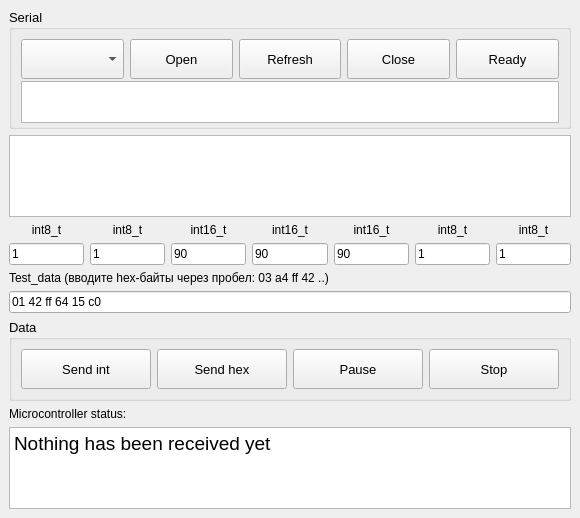
<?xml version="1.0" encoding="UTF-8"?>
<ui version="4.0">
 <class>MainWindow</class>
 <widget class="QMainWindow" name="MainWindow">
  <property name="geometry">
   <rect>
    <x>0</x>
    <y>0</y>
    <width>580</width>
    <height>518</height>
   </rect>
  </property>
  <property name="windowTitle">
   <string>MainWindow</string>
  </property>
  <widget class="QWidget" name="centralwidget">
   <layout class="QVBoxLayout" name="verticalLayout_4">
    <item>
     <layout class="QVBoxLayout" name="verticalLayout_2">
      <item>
       <layout class="QVBoxLayout" name="verticalLayout_9">
        <item>
         <widget class="QGroupBox" name="groupBox">
          <property name="maximumSize">
           <size>
            <width>16777215</width>
            <height>120</height>
           </size>
          </property>
          <property name="font">
           <font>
            <pointsize>10</pointsize>
           </font>
          </property>
          <property name="title">
           <string>Serial</string>
          </property>
          <layout class="QVBoxLayout" name="verticalLayout_7">
           <item>
            <layout class="QHBoxLayout" name="horizontalLayout_8">
             <item>
              <widget class="QComboBox" name="serial_combobox">
               <property name="minimumSize">
                <size>
                 <width>100</width>
                 <height>40</height>
                </size>
               </property>
               <property name="layoutDirection">
                <enum>Qt::LeftToRight</enum>
               </property>
              </widget>
             </item>
             <item>
              <widget class="QPushButton" name="open_serial">
               <property name="minimumSize">
                <size>
                 <width>100</width>
                 <height>40</height>
                </size>
               </property>
               <property name="font">
                <font>
                 <pointsize>10</pointsize>
                </font>
               </property>
               <property name="text">
                <string>Open</string>
               </property>
              </widget>
             </item>
             <item>
              <widget class="QPushButton" name="refresh_serial">
               <property name="minimumSize">
                <size>
                 <width>100</width>
                 <height>40</height>
                </size>
               </property>
               <property name="font">
                <font>
                 <pointsize>10</pointsize>
                </font>
               </property>
               <property name="text">
                <string>Refresh</string>
               </property>
              </widget>
             </item>
             <item>
              <widget class="QPushButton" name="close_serial">
               <property name="enabled">
                <bool>true</bool>
               </property>
               <property name="minimumSize">
                <size>
                 <width>100</width>
                 <height>40</height>
                </size>
               </property>
               <property name="font">
                <font>
                 <pointsize>10</pointsize>
                </font>
               </property>
               <property name="text">
                <string>Close</string>
               </property>
              </widget>
             </item>
             <item>
              <widget class="QPushButton" name="ready_send_data">
               <property name="minimumSize">
                <size>
                 <width>100</width>
                 <height>40</height>
                </size>
               </property>
               <property name="text">
                <string>Ready</string>
               </property>
              </widget>
             </item>
            </layout>
           </item>
           <item>
            <widget class="QTextEdit" name="text_status_serial">
             <property name="minimumSize">
              <size>
               <width>520</width>
               <height>42</height>
              </size>
             </property>
             <property name="font">
              <font>
               <pointsize>14</pointsize>
              </font>
             </property>
            </widget>
           </item>
          </layout>
         </widget>
        </item>
        <item>
         <widget class="QTextEdit" name="text_status_data">
          <property name="minimumSize">
           <size>
            <width>520</width>
            <height>42</height>
           </size>
          </property>
          <property name="font">
           <font>
            <pointsize>14</pointsize>
           </font>
          </property>
         </widget>
        </item>
        <item>
         <layout class="QVBoxLayout" name="verticalLayout_3">
          <item>
           <layout class="QHBoxLayout" name="horizontalLayout_2">
            <item>
             <widget class="QLabel" name="label">
              <property name="text">
               <string>int8_t</string>
              </property>
              <property name="alignment">
               <set>Qt::AlignCenter</set>
              </property>
             </widget>
            </item>
            <item>
             <widget class="QLabel" name="label_2">
              <property name="text">
               <string>int8_t</string>
              </property>
              <property name="alignment">
               <set>Qt::AlignCenter</set>
              </property>
             </widget>
            </item>
            <item>
             <widget class="QLabel" name="label_3">
              <property name="text">
               <string>int16_t</string>
              </property>
              <property name="alignment">
               <set>Qt::AlignCenter</set>
              </property>
             </widget>
            </item>
            <item>
             <widget class="QLabel" name="label_4">
              <property name="text">
               <string>int16_t</string>
              </property>
              <property name="alignment">
               <set>Qt::AlignCenter</set>
              </property>
             </widget>
            </item>
            <item>
             <widget class="QLabel" name="label_5">
              <property name="text">
               <string>int16_t</string>
              </property>
              <property name="alignment">
               <set>Qt::AlignCenter</set>
              </property>
             </widget>
            </item>
            <item>
             <widget class="QLabel" name="label_6">
              <property name="text">
               <string>int8_t</string>
              </property>
              <property name="alignment">
               <set>Qt::AlignCenter</set>
              </property>
             </widget>
            </item>
            <item>
             <widget class="QLabel" name="label_7">
              <property name="text">
               <string>int8_t</string>
              </property>
              <property name="alignment">
               <set>Qt::AlignCenter</set>
              </property>
             </widget>
            </item>
           </layout>
          </item>
          <item>
           <layout class="QHBoxLayout" name="horizontalLayout">
            <item>
             <widget class="QLineEdit" name="lineEdit_0">
              <property name="text">
               <string>1</string>
              </property>
             </widget>
            </item>
            <item>
             <widget class="QLineEdit" name="lineEdit_1">
              <property name="text">
               <string>1</string>
              </property>
             </widget>
            </item>
            <item>
             <widget class="QLineEdit" name="lineEdit_2">
              <property name="text">
               <string>90</string>
              </property>
             </widget>
            </item>
            <item>
             <widget class="QLineEdit" name="lineEdit_3">
              <property name="text">
               <string>90</string>
              </property>
             </widget>
            </item>
            <item>
             <widget class="QLineEdit" name="lineEdit_4">
              <property name="text">
               <string>90</string>
              </property>
             </widget>
            </item>
            <item>
             <widget class="QLineEdit" name="lineEdit_5">
              <property name="text">
               <string>1</string>
              </property>
             </widget>
            </item>
            <item>
             <widget class="QLineEdit" name="lineEdit_6">
              <property name="text">
               <string>1</string>
              </property>
             </widget>
            </item>
           </layout>
          </item>
         </layout>
        </item>
       </layout>
      </item>
      <item>
       <widget class="QLabel" name="label_8">
        <property name="text">
         <string>Test_data (вводите hex-байты через пробел: 03 a4 ff 42 ..)</string>
        </property>
       </widget>
      </item>
      <item>
       <widget class="QLineEdit" name="lineEdit">
        <property name="text">
         <string>01 42 ff 64 15 c0</string>
        </property>
       </widget>
      </item>
      <item>
       <layout class="QVBoxLayout" name="verticalLayout">
        <item>
         <widget class="QGroupBox" name="groupBox_2">
          <property name="maximumSize">
           <size>
            <width>16777215</width>
            <height>120</height>
           </size>
          </property>
          <property name="font">
           <font>
            <pointsize>10</pointsize>
           </font>
          </property>
          <property name="title">
           <string>Data</string>
          </property>
          <layout class="QVBoxLayout" name="verticalLayout_8">
           <item>
            <layout class="QHBoxLayout" name="horizontalLayout_9">
             <item>
              <widget class="QPushButton" name="send_data">
               <property name="minimumSize">
                <size>
                 <width>80</width>
                 <height>40</height>
                </size>
               </property>
               <property name="font">
                <font>
                 <pointsize>10</pointsize>
                </font>
               </property>
               <property name="text">
                <string>Send int</string>
               </property>
              </widget>
             </item>
             <item>
              <widget class="QPushButton" name="send_test_data">
               <property name="minimumSize">
                <size>
                 <width>80</width>
                 <height>40</height>
                </size>
               </property>
               <property name="text">
                <string>Send hex</string>
               </property>
              </widget>
             </item>
             <item>
              <widget class="QPushButton" name="pause_data">
               <property name="minimumSize">
                <size>
                 <width>80</width>
                 <height>40</height>
                </size>
               </property>
               <property name="font">
                <font>
                 <pointsize>10</pointsize>
                </font>
               </property>
               <property name="text">
                <string>Pause</string>
               </property>
              </widget>
             </item>
             <item>
              <widget class="QPushButton" name="stop_data">
               <property name="minimumSize">
                <size>
                 <width>80</width>
                 <height>40</height>
                </size>
               </property>
               <property name="font">
                <font>
                 <pointsize>10</pointsize>
                </font>
               </property>
               <property name="text">
                <string>Stop</string>
               </property>
              </widget>
             </item>
            </layout>
           </item>
          </layout>
         </widget>
        </item>
       </layout>
      </item>
      <item>
       <widget class="QLabel" name="label_9">
        <property name="text">
         <string>Microcontroller status:</string>
        </property>
       </widget>
      </item>
      <item>
       <widget class="QTextEdit" name="textEdit_status">
        <property name="font">
         <font>
          <pointsize>14</pointsize>
         </font>
        </property>
        <property name="html">
         <string>&lt;!DOCTYPE HTML PUBLIC &quot;-//W3C//DTD HTML 4.0//EN&quot; &quot;http://www.w3.org/TR/REC-html40/strict.dtd&quot;&gt;
&lt;html&gt;&lt;head&gt;&lt;meta name=&quot;qrichtext&quot; content=&quot;1&quot; /&gt;&lt;style type=&quot;text/css&quot;&gt;
p, li { white-space: pre-wrap; }
&lt;/style&gt;&lt;/head&gt;&lt;body style=&quot; font-family:'MS Shell Dlg 2'; font-size:14pt; font-weight:400; font-style:normal;&quot;&gt;
&lt;p style=&quot; margin-top:0px; margin-bottom:0px; margin-left:0px; margin-right:0px; -qt-block-indent:0; text-indent:0px;&quot;&gt;&lt;span style=&quot; font-family:'Ubuntu';&quot;&gt;Nothing has been received yet&lt;/span&gt;&lt;/p&gt;&lt;/body&gt;&lt;/html&gt;</string>
        </property>
       </widget>
      </item>
     </layout>
    </item>
   </layout>
  </widget>
  <action name="actionDirectory">
   <property name="text">
    <string>WILL BE SOON</string>
   </property>
   <property name="font">
    <font>
     <italic>true</italic>
    </font>
   </property>
  </action>
 </widget>
 <resources/>
 <connections/>
</ui>
